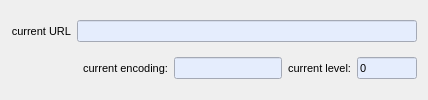
       <widget class="QWidget" name="widget" native="true">
        <layout class="QGridLayout" name="gridLayout_3">
         <item row="1" column="4">
          <widget class="QLabel" name="label_6">
           <property name="font">
            <font>
             <pointsize>8</pointsize>
             <weight>50</weight>
             <bold>false</bold>
            </font>
           </property>
           <property name="toolTip">
            <string>depth of link levels</string>
           </property>
           <property name="text">
            <string>current level:</string>
           </property>
           <property name="alignment">
            <set>Qt::AlignRight|Qt::AlignTrailing|Qt::AlignVCenter</set>
           </property>
          </widget>
         </item>
         <item row="1" column="3">
          <widget class="QLineEdit" name="encoding">
           <property name="sizePolicy">
            <sizepolicy hsizetype="Minimum" vsizetype="Fixed">
             <horstretch>0</horstretch>
             <verstretch>0</verstretch>
            </sizepolicy>
           </property>
           <property name="minimumSize">
            <size>
             <width>100</width>
             <height>0</height>
            </size>
           </property>
           <property name="font">
            <font>
             <pointsize>8</pointsize>
             <weight>50</weight>
             <bold>false</bold>
            </font>
           </property>
           <property name="toolTip">
            <string>encoding used to decode the current page</string>
           </property>
           <property name="styleSheet">
            <string notr="true">background-color:#e5edfd;</string>
           </property>
           <property name="readOnly">
            <bool>true</bool>
           </property>
          </widget>
         </item>
         <item row="0" column="0">
          <widget class="QLabel" name="currentURLLabel">
           <property name="sizePolicy">
            <sizepolicy hsizetype="Minimum" vsizetype="Preferred">
             <horstretch>0</horstretch>
             <verstretch>0</verstretch>
            </sizepolicy>
           </property>
           <property name="maximumSize">
            <size>
             <width>200</width>
             <height>16777215</height>
            </size>
           </property>
           <property name="font">
            <font>
             <pointsize>8</pointsize>
             <weight>50</weight>
             <bold>false</bold>
            </font>
           </property>
           <property name="toolTip">
            <string>currently visited page</string>
           </property>
           <property name="text">
            <string>current URL</string>
           </property>
           <property name="alignment">
            <set>Qt::AlignRight|Qt::AlignTrailing|Qt::AlignVCenter</set>
           </property>
           <property name="wordWrap">
            <bool>false</bool>
           </property>
          </widget>
         </item>
         <item row="1" column="2">
          <widget class="QLabel" name="encodinglabel">
           <property name="font">
            <font>
             <pointsize>8</pointsize>
             <weight>50</weight>
             <bold>false</bold>
            </font>
           </property>
           <property name="toolTip">
            <string>encoding used to decode the current page</string>
           </property>
           <property name="text">
            <string>current encoding:</string>
           </property>
           <property name="alignment">
            <set>Qt::AlignRight|Qt::AlignTrailing|Qt::AlignVCenter</set>
           </property>
           <property name="wordWrap">
            <bool>false</bool>
           </property>
          </widget>
         </item>
         <item row="1" column="5">
          <widget class="QLineEdit" name="currentLevel">
           <property name="sizePolicy">
            <sizepolicy hsizetype="Minimum" vsizetype="Fixed">
             <horstretch>0</horstretch>
             <verstretch>0</verstretch>
            </sizepolicy>
           </property>
           <property name="minimumSize">
            <size>
             <width>50</width>
             <height>0</height>
            </size>
           </property>
           <property name="maximumSize">
            <size>
             <width>60</width>
             <height>16777215</height>
            </size>
           </property>
           <property name="font">
            <font>
             <pointsize>8</pointsize>
             <weight>50</weight>
             <bold>false</bold>
            </font>
           </property>
           <property name="toolTip">
            <string>depth of link levels</string>
           </property>
           <property name="styleSheet">
            <string notr="true">background-color:#e5edfd;</string>
           </property>
           <property name="text">
            <string>0</string>
           </property>
           <property name="readOnly">
            <bool>true</bool>
           </property>
          </widget>
         </item>
         <item row="0" column="1" colspan="5">
          <widget class="QLineEdit" name="currentURL">
           <property name="sizePolicy">
            <sizepolicy hsizetype="Minimum" vsizetype="Fixed">
             <horstretch>0</horstretch>
             <verstretch>0</verstretch>
            </sizepolicy>
           </property>
           <property name="minimumSize">
            <size>
             <width>0</width>
             <height>0</height>
            </size>
           </property>
           <property name="font">
            <font>
             <pointsize>8</pointsize>
             <weight>75</weight>
             <bold>true</bold>
            </font>
           </property>
           <property name="toolTip">
            <string>currently visited page</string>
           </property>
           <property name="styleSheet">
            <string notr="true">background-color:#e5edfd;</string>
           </property>
           <property name="readOnly">
            <bool>true</bool>
           </property>
          </widget>
         </item>
        </layout>
       </widget>
